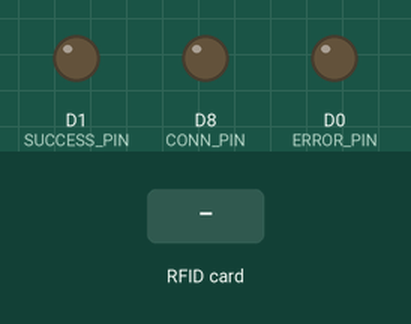
Bench run of a sketch on a simulated ESP8266 (NodeMCU). Parts: output pins drawn as LEDs (lit = HIGH). The inputs (shaded band) are chosen by the test bench. WiFi joins after 1.5 s; servers stay silent unless stated; uploads are accepted with an empty reply; what the sketch prints to the serial monitor is not drawn.

Above: at 0.0 s.
At 4.7 s:
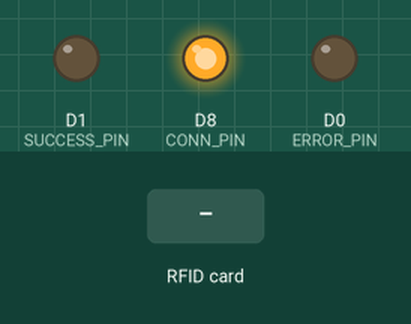
4.8 s: RFID card 5E 7A 19 C4 held to the reader
At 6.5 s:
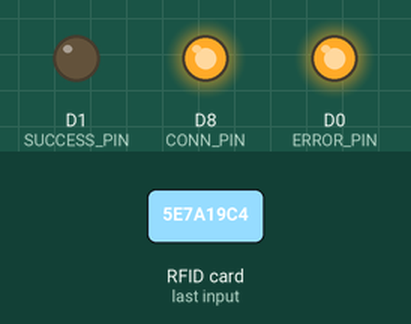
Timing chart, 0 to 9.3 s (numbered marks = the images above; inputs shaded):
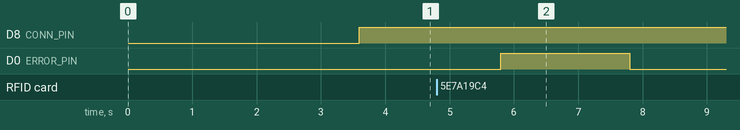

The sketch:

gepresa-fin.ino.ino
```cpp
#include <SPI.h>
#include <MFRC522.h>
#include <ESP8266HTTPClient.h>
#include <ESP8266WiFi.h>

#define SS_PIN D4
#define RST_PIN D2

#define ERROR_PIN D0
#define SUCCESS_PIN D1
#define CONN_PIN D8


const char *ssid = "Eugène"; //WIFI NAME OR HOTSPOT
const char *password = "isaac@eugene"; //WIFI PASSWORD POR MOBILE HOTSPOT PASSWORD

MFRC522 mfrc522(SS_PIN, RST_PIN);
void setup() {
   delay(1000);
   Serial.begin(9600);
   WiFi.mode(WIFI_OFF);
   delay(1000);
   WiFi.mode(WIFI_STA);
   WiFi.begin(ssid, password);
   Serial.println("");

   pinMode(CONN_PIN, OUTPUT);
   pinMode(SUCCESS_PIN, OUTPUT);
   pinMode(ERROR_PIN, OUTPUT);

   Serial.print("En cours de connexion");
   while (WiFi.status() != WL_CONNECTED) {
     delay(500);
     Serial.print(".");
   }

   Serial.println("");
   Serial.print("Connecté à ");
   Serial.println(ssid);
   Serial.print("Adresse IP du NodeMCU sur ce réseau : ");
   Serial.println(WiFi.localIP());

   SPI.begin();
   mfrc522.PCD_Init();
}

void sendRfidLog(long cardid) {

  if(WiFi.status() == WL_CONNECTED) {
    HTTPClient http;
    WiFiClient client;

    String postData = "cardid=" + String(cardid) + "&salle=2";
    http.begin(client, "http://192.168.149.126/gepresa/getUID.php");
    http.addHeader("Content-Type", "application/x-www-form-urlencoded");

    int httpCode = http.POST(postData);
    String payload = http.getString();
    Serial.println(httpCode);
    Serial.println(payload);

    if(payload.equals("success")) {
     digitalWrite(SUCCESS_PIN, HIGH);
    } else {
     digitalWrite(ERROR_PIN, HIGH);
    }

    http.end();
  }
}

void toggleConnStat() {
  if(WiFi.status() == WL_CONNECTED) {
    digitalWrite(CONN_PIN, HIGH);
  } else {
    digitalWrite(CONN_PIN, LOW);
  }
}

void loop() {

  if ( mfrc522.PICC_IsNewCardPresent()){
    if ( mfrc522.PICC_ReadCardSerial()){
      long code=0;
      for (byte i = 0; i < mfrc522.uid.size; i++){
        code=((code+mfrc522.uid.uidByte[i])*10);
      }
      sendRfidLog(code);
    }
  }

  toggleConnStat();
  delay (2000);

  digitalWrite(SUCCESS_PIN, LOW);
  digitalWrite(ERROR_PIN, LOW);

}
```

Measured:
- after the input at 4.8 s, D0 (ERROR_PIN): LOW → HIGH after 1.0 s, → LOW 2.0 s later
